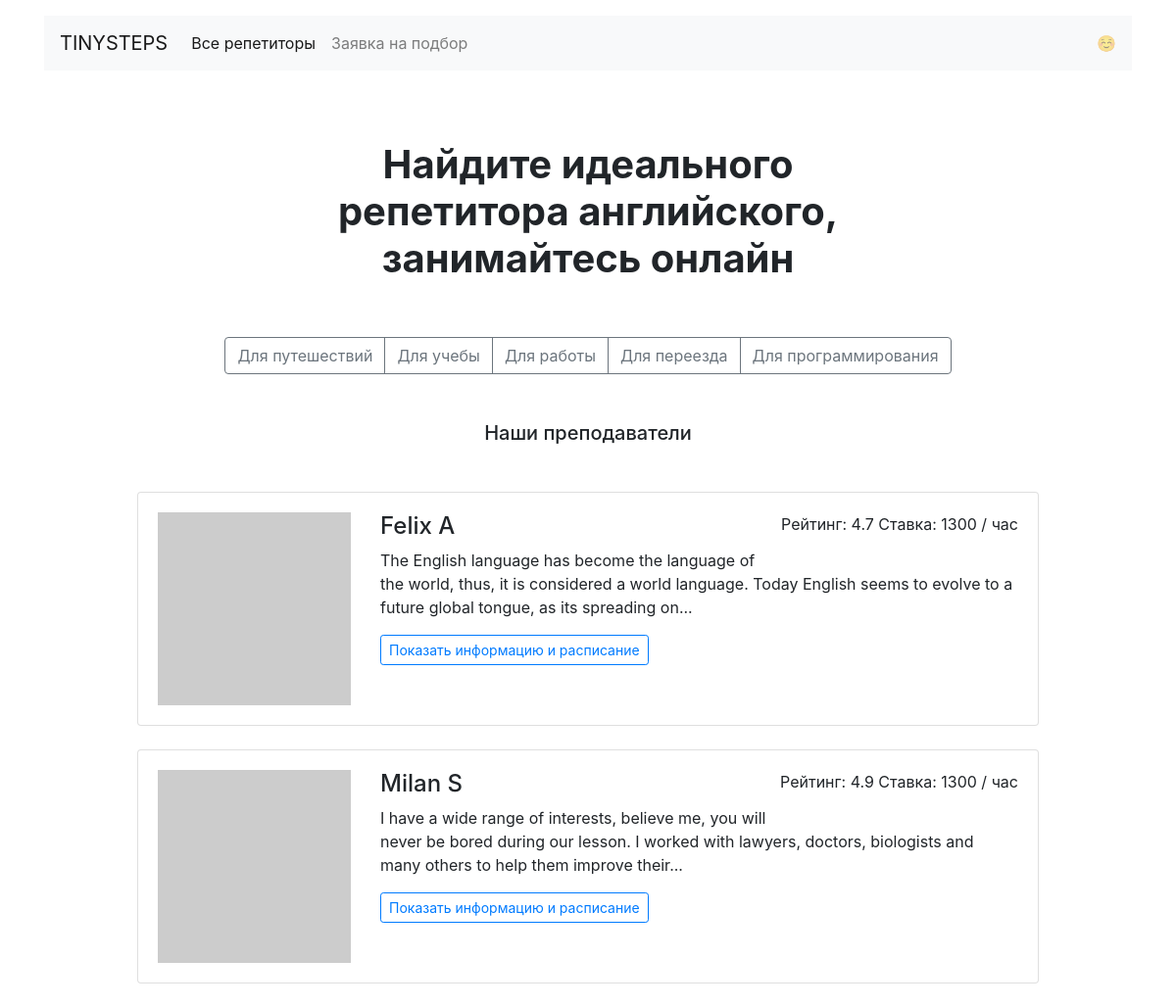
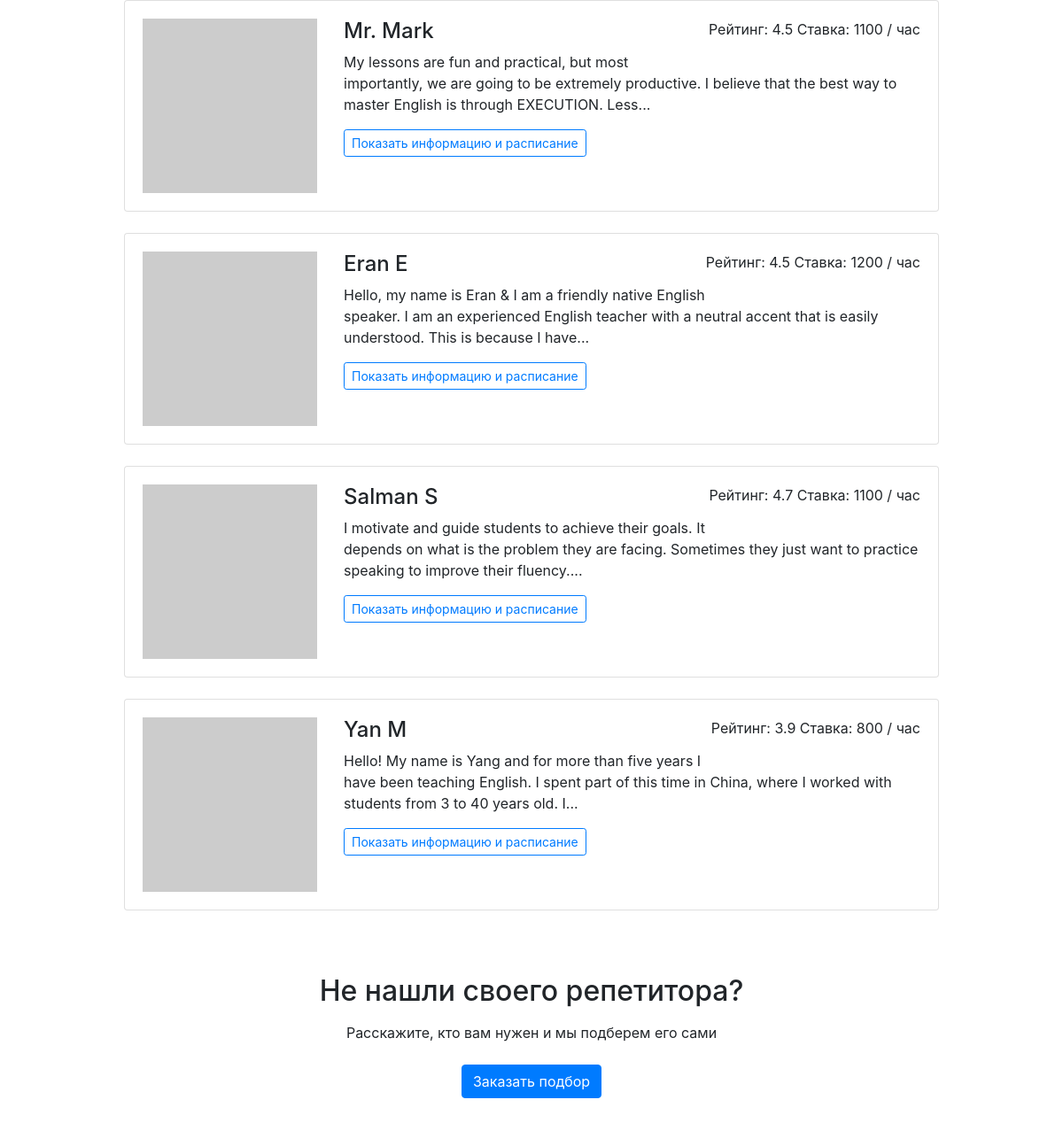
The page / on the database its author committed (2 pictures, top to bottom).
### app.py (models this page shows)
class Goal(db.Model):
    __tablename__ = 'goals'
    id = db.Column(db.Integer, primary_key=True)
    code = db.Column(db.String(10), nullable=False)
    goal = db.Column(db.String(100))
    teachers = db.relationship("Teacher", secondary=teachers_goals_association, back_populates="goals")

class Teacher(db.Model):
    __tablename__ = 'teachers'
    id = db.Column(db.Integer, primary_key=True)
    name = db.Column(db.String(100))
    about = db.Column(db.Text)
    rating = db.Column(db.Float)
    picture = db.Column(db.String(100))
    price = db.Column(db.Integer)
    free = db.Column(db.UnicodeText)
    booking = db.relationship("Booking", back_populates='teacher')
    goals = db.relationship("Goal", secondary=teachers_goals_association, back_populates="teachers")

### app.py (the view)
@app.route('/')
def render_main():
    goals = Goal.query.all()
    teachers = Teacher.query.order_by(func.random()).limit(6)
    return render_template('index.html', goals=goals, teachers=teachers)

### templates/index.html
{% extends 'base.html' %}
{% block container %}
    <section>
        <h1 class="h1 text-center mx-auto mt-4 py-5"><strong>Найдите идеального <br>репетитора английского, <br>занимайтесь
            онлайн</strong></h1>
        {% include 'goal_menu.html' %}
        <h2 class="h5 text-center mb-5">Наши преподаватели</h2>
        <div class="row">
            <div class="col-12 col-lg-10 offset-lg-1 m-auto">
                {% for t in teachers %}
                    <div class="card mb-4">
                        {% include 'profile_card.html' %}
                    </div>
                {% endfor %}
            </div>
        </div>
        {% include 'want_req.html' %}
    </section>
{% endblock %}

### templates/base.html (shortened to what this page needs)
<!DOCTYPE html>
<html lang="ru">
<head>
    <link rel="stylesheet" href="https://stackpath.bootstrapcdn.com/bootstrap/4.3.1/css/bootstrap.min.css"
>
</head>
<body>
<header class="container mt-3">
    <nav class="navbar navbar-expand-lg navbar-light bg-light">
        <a class="navbar-brand" href="/">TINYSTEPS</a>
        <div class="collapse navbar-collapse" id="navbarNav">
            <ul class="navbar-nav">
                <li class="nav-item active">
                    <a class="nav-link" href="{{ url_for('all') }}">Все репетиторы</a>
                </li>
                <li class="nav-item">
                    <a class="nav-link" href="{{ url_for('render_request') }}">Заявка на подбор</a>
                </li>
            </ul>
        </div>
        <span class="navbar-text d-sm-none d-lg-block">
        ☺️
      </span>
    </nav>
</header>
<main class="container mt-3 mb-5">
    {% block container %} {% endblock %}
</main>
</body>
</html>

### templates/goal_menu.html
<div class="text-center mb-5">
    <div class="btn-group mx-auto mb-0" role="group" aria-label="Basic example">
        {% for g in goals %}
            <a href="{{ url_for('render_goals_item', goal= g.code ) }}"
               class="btn btn-outline-secondary ">{{ g.goal }}</a>
        {% endfor %}
    </div>
</div>

### templates/profile_card.html
<div class="card-body">
    <div class="row">
        <div class="col-3"><img src="{{ t.picture }}" class="img-fluid" alt=""></div>
        <div class="col-9">
            <p class="float-right">Рейтинг: {{ t.rating }} Ставка: {{ t.price }} / час</p>
            <h2 class="h4">{{ t.name }}</h2>
            <p>{{ t.about|truncate(180) }}</p>
            <a href="{{ url_for('render_profiles_item', teacher_id= t.id) }}"
               class="btn btn-outline-primary btn-sm mr-3 mb-2">Показать информацию и расписание</a>
        </div>
    </div>
</div>

### templates/want_req.html
<h2 class="text-center mt-5 mb-3">Не нашли своего репетитора?</h2>
<p class="text-center mb-4">Расскажите, кто вам нужен и мы подберем его сами</p>
<div class="text-center pb-5">
    <a href="{{ url_for('render_request') }}" class="btn btn-primary">Заказать подбор</a>
</div>

### rows shown on the page
Goal: goal "Для путешествий"
Goal: goal "Для учебы"
Goal: goal "Для работы"
Goal: goal "Для переезда"
Goal: goal "Для программирования"
Teacher: rating "4.7", price "1300", name "Felix A", about "The English language has become the language of the world, thus, it is considered a world language. Today English seems to evolve to a future global tongue, as its spreading on..."
Teacher: rating "4.9", price "1300", name "Milan S", about "I have a wide range of interests, believe me, you will never be bored during our lesson. I worked with lawyers, doctors, biologists and many others to help them improve their..."
Teacher: rating "4.5", price "1100", name "Mr. Mark", about "My lessons are fun and practical, but most importantly, we are going to be extremely productive. I believe that the best way to master English is through EXECUTION. Less..."
Teacher: rating "4.5", price "1200", name "Eran E", about "Hello, my name is Eran & I am a friendly native English speaker. I am an experienced English teacher with a neutral accent that is easily understood. This is because I have..."
Teacher: rating "4.7", price "1100", name "Salman S", about "I motivate and guide students to achieve their goals. It depends on what is the problem they are facing. Sometimes they just want to practice speaking to improve their fluency...."
Teacher: rating "3.9", price "800", name "Yan M", about "Hello! My name is Yang and for more than five years I have been teaching English. I spent part of this time in China, where I worked with students from 3 to 40 years old. I..."
